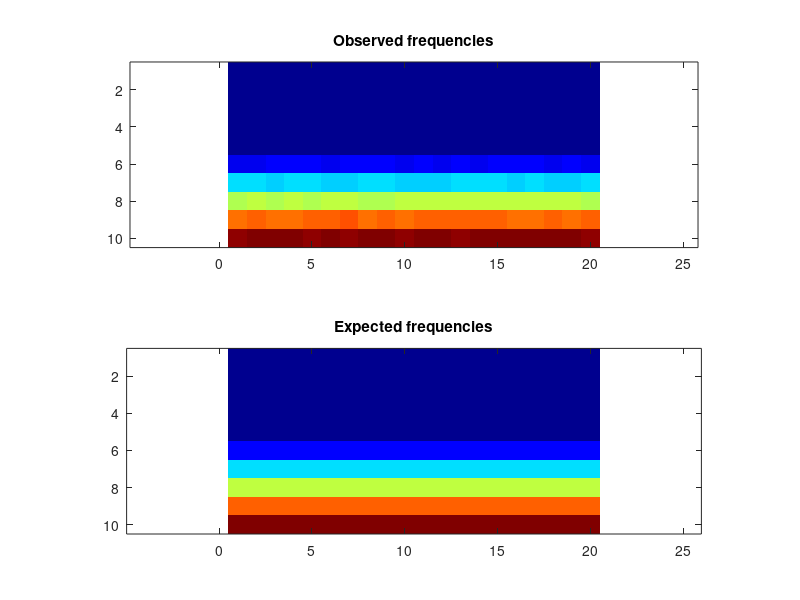

MATLAB code for this plot:
obsFrequencies = [ 0, 0, 0, 0, 0, 0, 0, 0, 0, 0, 0, 0, 0, 0, 0, 0, 0, 0, 0, 0; 0, 0, 0, 0, 0, 0, 0, 0, 0, 0, 0, 0, 0, 0, 0, 0, 0, 0, 0, 0; 0, 0, 0, 0, 0, 0, 0, 0, 0, 0, 0, 0, 0, 0, 0, 0, 0, 0, 0, 0; 0, 0, 0, 0, 0, 0, 0, 0, 0, 0, 0, 0, 0, 0, 0, 0, 0, 0, 0, 0; 0, 0, 0, 0, 0, 0, 0, 0, 0, 0, 0, 0, 0, 0, 0, 0, 0, 0, 0, 0; 1978, 1947, 2063, 2022, 2063, 1987, 2037, 2096, 2003, 1889, 1998, 1984, 2004, 1933, 2015, 2032, 2054, 1967, 2051, 1947; 6051, 5994, 5948, 6027, 6003, 5855, 5964, 6041, 6033, 5968, 5859, 5820, 6083, 6070, 6006, 5892, 6032, 5920, 5934, 6018; 9868, 10108, 9868, 10164, 9911, 10109, 10198, 9968, 9788, 9976, 10101, 10074, 9989, 10079, 10014, 10084, 10214, 9990, 10126, 9971; 13882, 14040, 13958, 13905, 14010, 14042, 14331, 13858, 14001, 13821, 14106, 14132, 14048, 14033, 14001, 13864, 13749, 14028, 13872, 13985; 17871, 18191, 17987, 18146, 17847, 18075, 17894, 18049, 17949, 17864, 18048, 18074, 17800, 18103, 18080, 18050, 18233, 18093, 18034, 17758 ];
expFrequencies = [ 0, 0, 0, 0, 0, 0, 0, 0, 0, 0, 0, 0, 0, 0, 0, 0, 0, 0, 0, 0; 0, 0, 0, 0, 0, 0, 0, 0, 0, 0, 0, 0, 0, 0, 0, 0, 0, 0, 0, 0; 0, 0, 0, 0, 0, 0, 0, 0, 0, 0, 0, 0, 0, 0, 0, 0, 0, 0, 0, 0; 0, 0, 0, 0, 0, 0, 0, 0, 0, 0, 0, 0, 0, 0, 0, 0, 0, 0, 0, 0; 0, 0, 0, 0, 0, 0, 0, 0, 0, 0, 0, 0, 0, 0, 0, 0, 0, 0, 0, 0; 2000, 2000, 2000, 2000, 2000, 2000, 2000, 2000, 2000, 2000, 2000, 2000, 2000, 2000, 2000, 2000, 2000, 2000, 2000, 2000; 6000, 6000, 6000, 6000, 6000, 6000, 6000, 6000, 6000, 6000, 6000, 6000, 6000, 6000, 5999.99, 6000, 6000, 5999.99, 6000, 6000; 10000, 10000, 10000, 10000, 10000, 10000, 10000, 10000, 10000, 10000, 10000, 10000, 10000, 10000, 9999.99, 10000, 10000, 9999.99, 10000, 10000; 14000, 14000, 14000, 14000, 14000, 14000, 14000, 14000, 14000, 14000, 14000, 14000, 14000, 14000, 14000, 14000, 14000, 14000, 14000, 14000; 18000, 18000, 18000, 18000, 18000, 18000, 18000, 18000, 18000, 18000, 18000, 18000, 18000, 18000, 18000, 18000, 18000, 18000, 18000, 18000 ];
colormap(jet);
clf; subplot(2,1,1);
imagesc(obsFrequencies);
title('Observed frequencies');
axis equal;
subplot(2,1,2);
imagesc(expFrequencies);
axis equal;
title('Expected frequencies');
